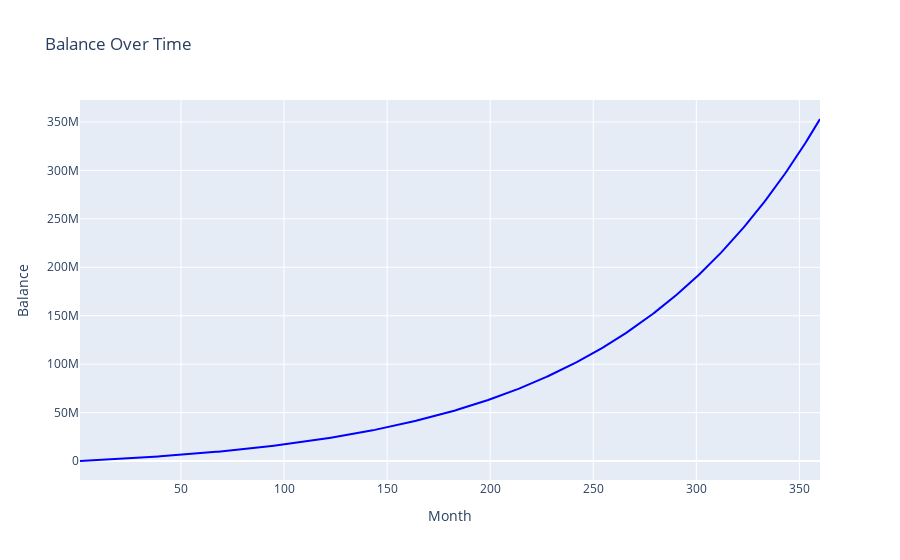
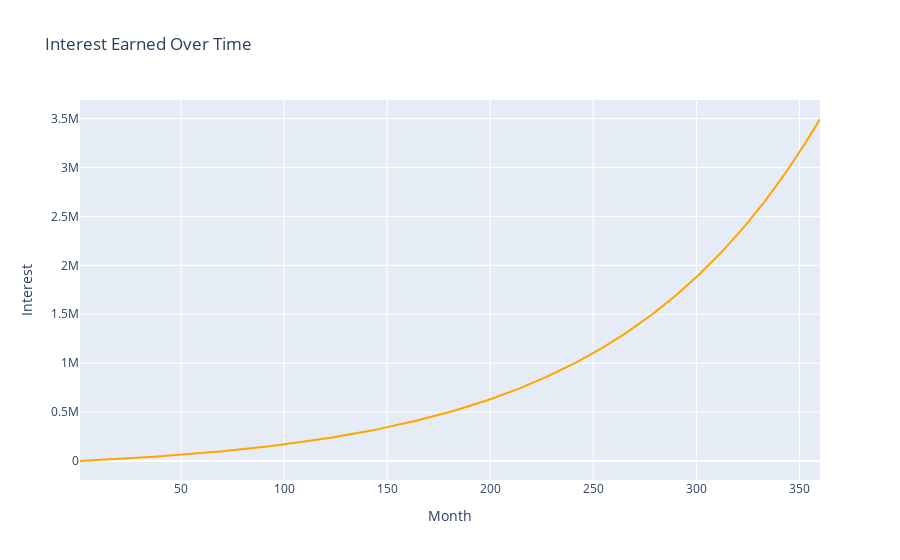
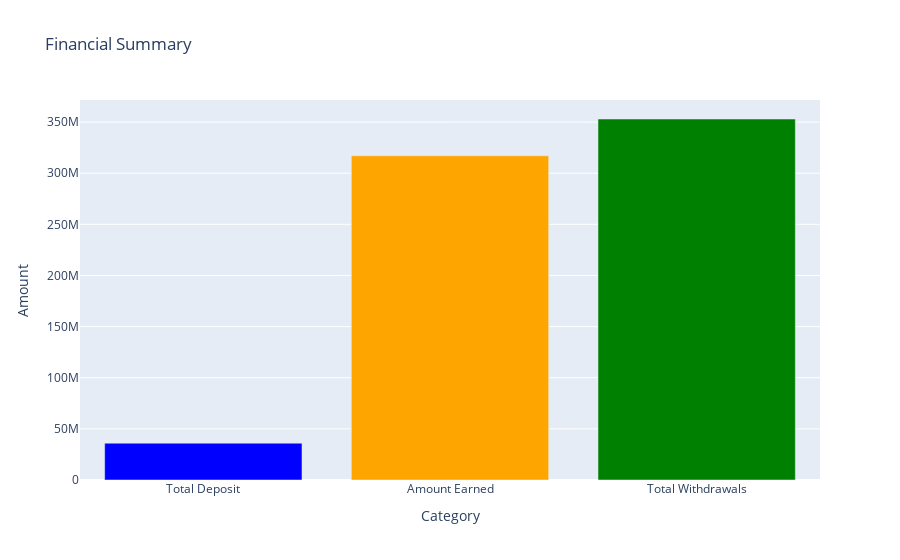

Notebook source saved alongside these figures, in order:
### Code cell
import plotly.graph_objs as go

# Initialize variables
years = 30
months = years * 12  # Total months
monthly_deposit = 100000
monthly_interest_rate = 0.01
balance = 0
new_balance = []
interest_earned = []

# Iterate over each month
for _ in range(months):
    # Add monthly deposit
    balance += monthly_deposit
    
    # Calculate monthly interest earned
    interest = balance * monthly_interest_rate
    interest_earned.append(interest)
    
    # Add interest to balance
    balance += interest
    new_balance.append(balance)

# Create the balance plot
balance_trace = go.Scatter(
    x=list(range(1, months+1)),
    y=new_balance,
    mode='lines',
    name='Balance',
    hoverinfo='y',
    line=dict(color='blue')
)

balance_layout = go.Layout(
    title='Balance Over Time',
    xaxis=dict(title='Month'),
    yaxis=dict(title='Balance')
)

balance_fig = go.Figure(data=[balance_trace], layout=balance_layout)

# Create the interest plot
interest_trace = go.Scatter(
    x=list(range(1, months+1)),
    y=interest_earned,
    mode='lines',
    name='Interest',
    hoverinfo='y',
    line=dict(color='orange')
)

interest_layout = go.Layout(
    title='Interest Earned Over Time',
    xaxis=dict(title='Month'),
    yaxis=dict(title='Interest')
)

interest_fig = go.Figure(data=[interest_trace], layout=interest_layout)

# Show the plots
balance_fig.show()
interest_fig.show()

# Calculate total deposit, amount earned, and total withdrawals
total_deposit = monthly_deposit * months
total_interest = sum(interest_earned)
total_withdrawal = new_balance[-1]

# Create bar plot
data = [
    go.Bar(x=['Total Deposit', 'Amount Earned', 'Total Withdrawals'],
           y=[total_deposit, total_interest, total_withdrawal],
           marker=dict(color=['blue', 'orange', 'green']))
]

layout = go.Layout(title='Financial Summary',
                   xaxis=dict(title='Category'),
                   yaxis=dict(title='Amount'))

fig = go.Figure(data=data, layout=layout)

# Show the plot
fig.show()

### Figure 1 — Plotly figure (JSON) as saved in the notebook; plotly's stock layout.template omitted (floating-point values rounded to 4 significant figures; data arrays with more than 128 entries replaced by an {"elided": "..."} marker saying what was removed)
{"data": [{"hoverinfo": "y", "line": {"color": "blue"}, "mode": "lines", "name": "Balance", "type": "scatter", "x": {"elided": "360 int values"}, "y": {"elided": "360 float values"}}], "layout": {"title": {"text": "Balance Over Time"}, "xaxis": {"title": {"text": "Month"}}, "yaxis": {"title": {"text": "Balance"}}}}

### Figure 2 — Plotly figure (JSON) as saved in the notebook; plotly's stock layout.template omitted (floating-point values rounded to 4 significant figures; data arrays with more than 128 entries replaced by an {"elided": "..."} marker saying what was removed)
{"data": [{"hoverinfo": "y", "line": {"color": "orange"}, "mode": "lines", "name": "Interest", "type": "scatter", "x": {"elided": "360 int values"}, "y": {"elided": "360 float values"}}], "layout": {"title": {"text": "Interest Earned Over Time"}, "xaxis": {"title": {"text": "Month"}}, "yaxis": {"title": {"text": "Interest"}}}}

### Figure 3 — Plotly figure (JSON) as saved in the notebook; plotly's stock layout.template omitted (floating-point values rounded to 4 significant figures)
{"data": [{"marker": {"color": ["blue", "orange", "green"]}, "type": "bar", "x": ["Total Deposit", "Amount Earned", "Total Withdrawals"], "y": [36000000, 317000000.0, 353000000.0]}], "layout": {"title": {"text": "Financial Summary"}, "xaxis": {"title": {"text": "Category"}}, "yaxis": {"title": {"text": "Amount"}}}}
